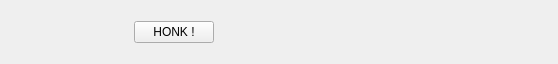
<?xml version="1.0" encoding="UTF-8"?>
<ui version="4.0">
 <class>GameWidget</class>
 <widget class="QWidget" name="GameWidget">
  <property name="geometry">
   <rect>
    <x>0</x>
    <y>0</y>
    <width>558</width>
    <height>64</height>
   </rect>
  </property>
  <property name="sizePolicy">
   <sizepolicy hsizetype="Preferred" vsizetype="Maximum">
    <horstretch>0</horstretch>
    <verstretch>0</verstretch>
   </sizepolicy>
  </property>
  <property name="windowTitle">
   <string>Form</string>
  </property>
  <layout class="QHBoxLayout" name="horizontalLayout_2">
   <property name="leftMargin">
    <number>0</number>
   </property>
   <property name="topMargin">
    <number>0</number>
   </property>
   <property name="rightMargin">
    <number>0</number>
   </property>
   <property name="bottomMargin">
    <number>0</number>
   </property>
   <item>
    <widget class="QLabel" name="banner">
     <property name="minimumSize">
      <size>
       <width>128</width>
       <height>64</height>
      </size>
     </property>
     <property name="maximumSize">
      <size>
       <width>128</width>
       <height>64</height>
      </size>
     </property>
     <property name="text">
      <string/>
     </property>
     <property name="alignment">
      <set>Qt::AlignmentFlag::AlignCenter</set>
     </property>
    </widget>
   </item>
   <item>
    <widget class="QPushButton" name="installButton">
     <property name="text">
      <string>HONK !</string>
     </property>
    </widget>
   </item>
   <item>
    <spacer name="horizontalSpacer">
     <property name="orientation">
      <enum>Qt::Orientation::Horizontal</enum>
     </property>
     <property name="sizeHint" stdset="0">
      <size>
       <width>40</width>
       <height>20</height>
      </size>
     </property>
    </spacer>
   </item>
  </layout>
 </widget>
 <resources/>
 <connections>
  <connection>
   <sender>installButton</sender>
   <signal>clicked()</signal>
   <receiver>GameWidget</receiver>
   <slot>install()</slot>
   <hints>
    <hint type="sourcelabel">
     <x>511</x>
     <y>72</y>
    </hint>
    <hint type="destinationlabel">
     <x>278</x>
     <y>46</y>
    </hint>
   </hints>
  </connection>
 </connections>
 <slots>
  <signal>installStarted()</signal>
  <signal>installDone()</signal>
  <slot>install()</slot>
 </slots>
</ui>
